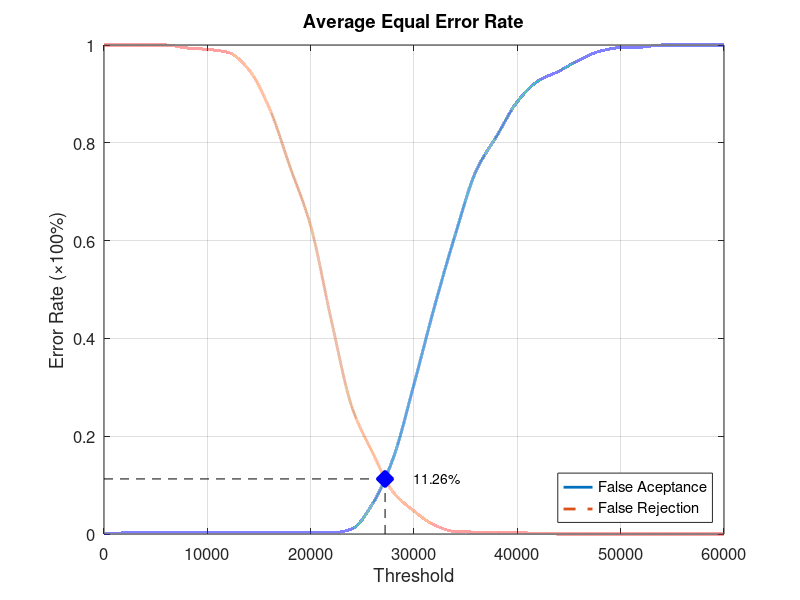
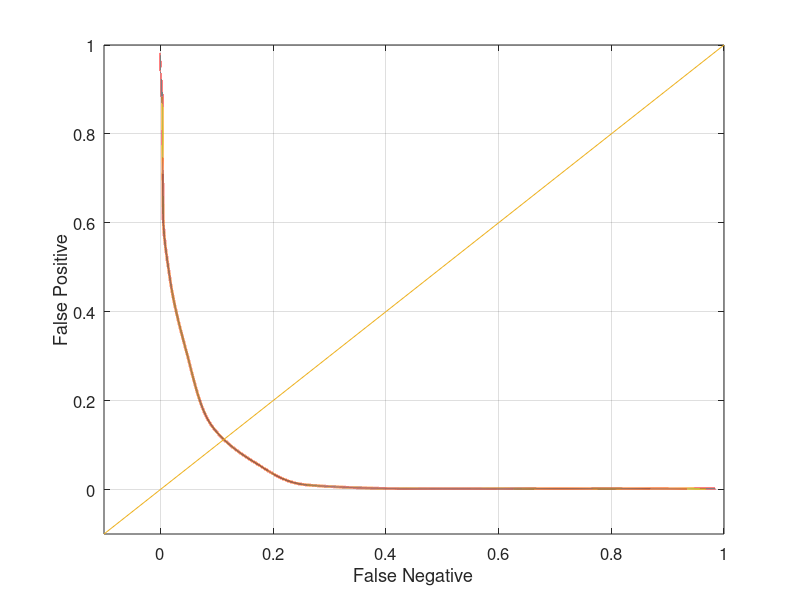

These charts were generated, in order, by the following MATLAB code:
function yEER = Database3Average
close all;
clear;
clc;
x = 0:2000:60000;
xq = 0:0.5:60000;

y0 = [0 0.00210526 0.00210526 0.00210526 0.00210526 0.00210526 0.00210526 0.00210526 0.00210526 0.00210526 0.00210526 0.00210526 0.0105263 0.0621053 0.155789 0.306316 0.466316 0.612632 0.742105 0.813684 0.884211 0.926316 0.946316 0.969474 0.987368 0.994737 0.99579 1 1 1 1];
yy0 = interp1(x, y0, xq, 'pchip');
y1 = [1 1 1 1 0.994 0.991 0.985 0.95 0.871 0.751 0.63 0.437 0.259 0.166 0.085 0.047 0.018 0.005 0.004 0.004 0.003 0.001 0 0 0 0 0 0 0 0 0];
yy1 = interp1(x, y1, xq, 'pchip');

% Calculating EER: 
y2 = abs(y0 - y1);
find(y2 == min(y2))
yy2 = abs(yy0 - yy1);
xEER = find(yy2 == min(yy2));
xEERIndex = xq(xEER) % X-axis EER
yEER = yy0(xEER) % Y-axis EER

main = figure
plot(xq, yy0,'-','LineWidth', 2);	hold on
plot(xq, yy1,'--','LineWidth', 2);	hold on
plot([xEERIndex xEERIndex], [0 yEER], 'k--');	hold on
plot([0 xEERIndex], [yEER yEER], 'k--');	hold on
plot(xEERIndex, yEER, 'bx', 'LineWidth', 10);	hold on
text(xEERIndex + 10 * xEERIndex / 100, yEER, [num2str(round((10000 * yEER)) / 100) '%'])
legend('False Aceptance', 'False Rejection', 'Location', 'SouthEast')
xlabel('Threshold')
ylabel('Error Rate (\times100%)')
title('Average Equal Error Rate')
set(gca, 'FontSize', 12)
axis([0 60000 0 1])
grid on

print(main, 'Database3AverageMain', '-dpng');
FNRxFPR = figure('Color', [1 1 1]);
plot(yy1, yy0, '-', yy1, yy0, 'LineWidth', 2);
hold on
y = -0.1:0.1:1
plot(y, y); 
set(gca, 'FontSize', 12)
xlabel('False Negative')
ylabel('False Positive')
axis([-0.1 1 -0.1 1])
set(gca, 'FontSize', 12)
grid on

print(FNRxFPR, 'Database3AverageFNRxFPR','-dpng');
end
